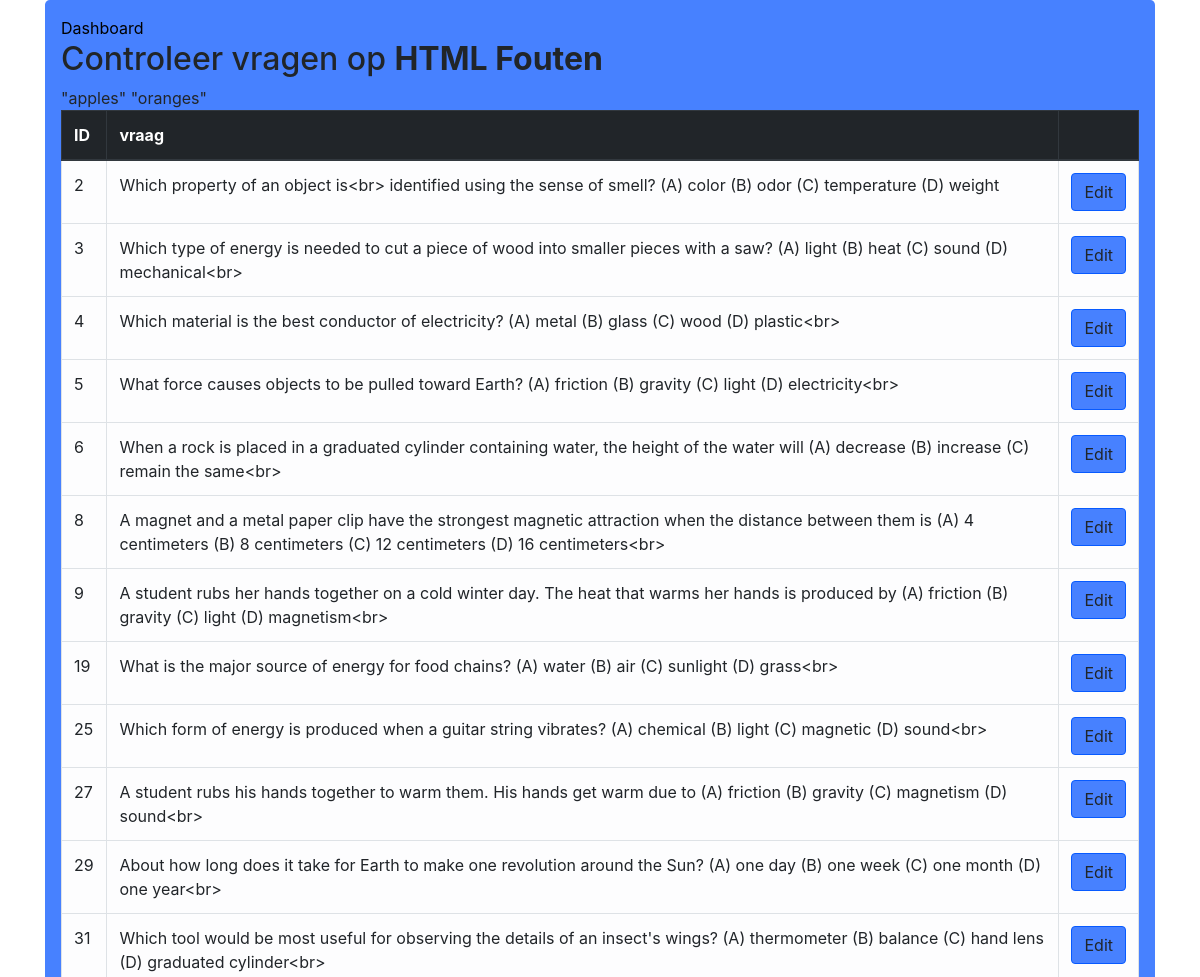
Page /editor/cleaner/ (upper part) on the earlier database version.
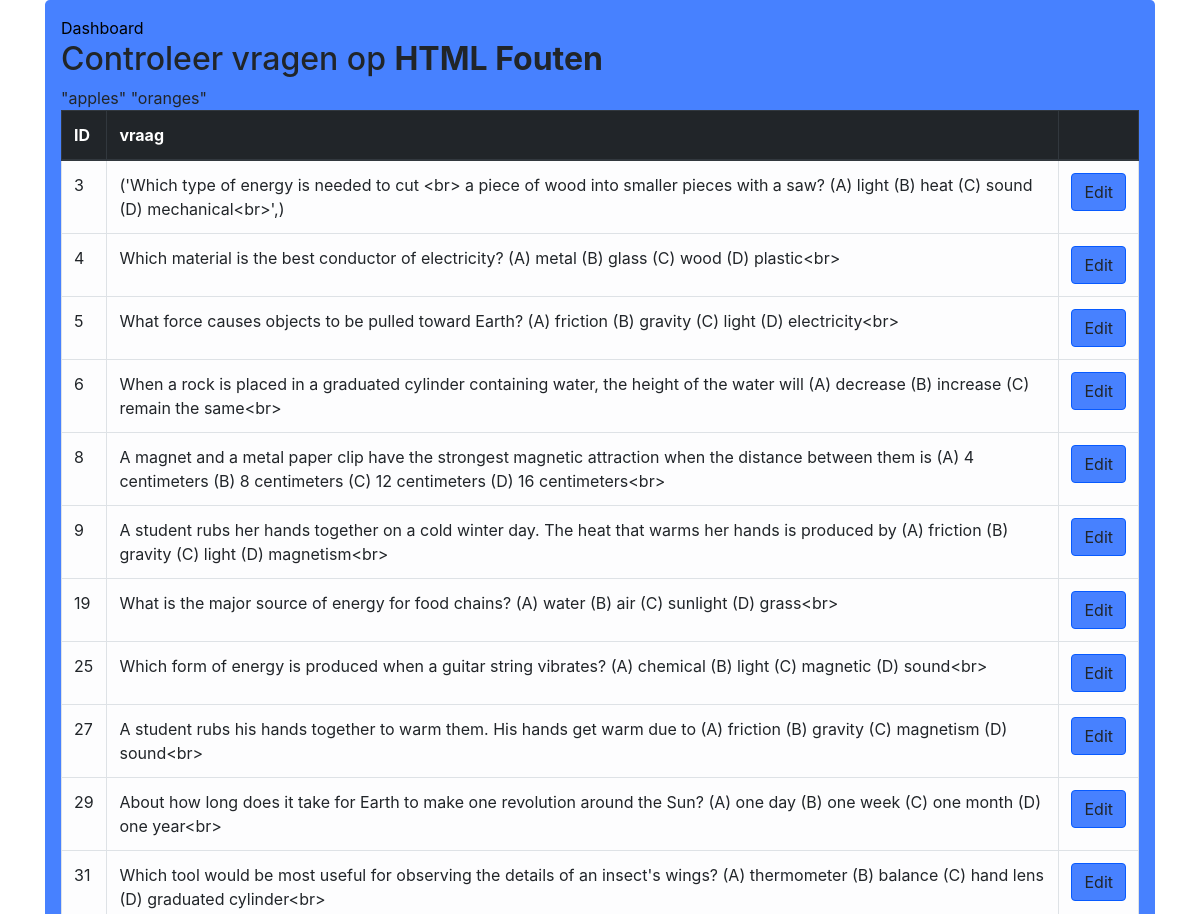
Same page on the later database version.
### tables this page shows
CREATE TABLE `vragen` (
  `id` integer NOT NULL
,  `leerdoel` integer DEFAULT NULL
,  `vraag` text NOT NULL
,  `auteur` integer DEFAULT NULL
);

### main.py (the view)
@app.route("/editor/cleaner/")
def htmleditor():
    con = sqlite3.connect(DATABASE)
    con.row_factory = sqlite3.Row
    cur = con.cursor()
    cur.execute("SELECT * FROM vragen WHERE vraag LIKE '%<br>%' OR vraag LIKE '%&nbsp;%'")
    rows = cur.fetchall()
    return render_template("HTMLeditor.html",rows = rows)

### main.py (called while the page is built)
@app.teardown_appcontext
def close_connection(exception):
    db = getattr(g, '_database', None)
    if db is not None:
        db.close()

@app.before_request
def before_request():
    g.user = None
    if 'user_id' in session:
        user = [x for x in users if x.id == session['user_id']][0]
        g.user = user

### templates/HTMLeditor.html (shortened to what this page needs)
<!DOCTYPE html>
<html lang="en">
<head>
    <link rel="stylesheet" href="/static/bootstrap.css" type="text/css">
</head>
<body>
<main>
<div class="container">
    <div class="row">
        <div class="col md-12">
            <div class="jumbotron p-3">
                <ul class="nav">
                    <a href="{{ url_for('menu') }}">Dashboard</a>
                </ul>
                <h2>Controleer vragen op <b>HTML Fouten</b></h2>
                    <a> "apples" "oranges" </a>
                <table class="table table-hover table-light table-bordered">
                    <thead class="thead-dark">
                    <tr>
                        <th>ID</th>
                        <th>vraag</th>
                        <th></th>
                    </thead>
                   {% for row in rows %}
                    <tr>
                        <td>{{row.id}}</td>
                        <td>{{row.vraag}}</td>
                        <td>
                            <a href="/editor/htmlcleaner/update/{{row.id}}" class="btn btn-warning btn-xs" data-toggle="modal" data-target="#modaledit{{row.id}}">Edit</a>
                        </td>
                    </tr>
            {% endfor %}
        </div>
    </main>
    </body>
</html>

Differences in the rows shown:
no longer on this page (row edited): vragen: id "2", vraag "Which property of an object is<br> identified using the sense of smell? (A) color (B) odor (C) temperature (D) weight"
changed vragen: vraag "Which type of energy is needed to cut a piece of wood into smaller pieces with a saw? (A) light (B) heat (C) sound (D) mechanical<br>" → "('Which type of energy is needed to cut <br> a piece of wood into smaller pieces with a saw? (A) light (B) heat (C) sound (D) mechanical<br>',)"
